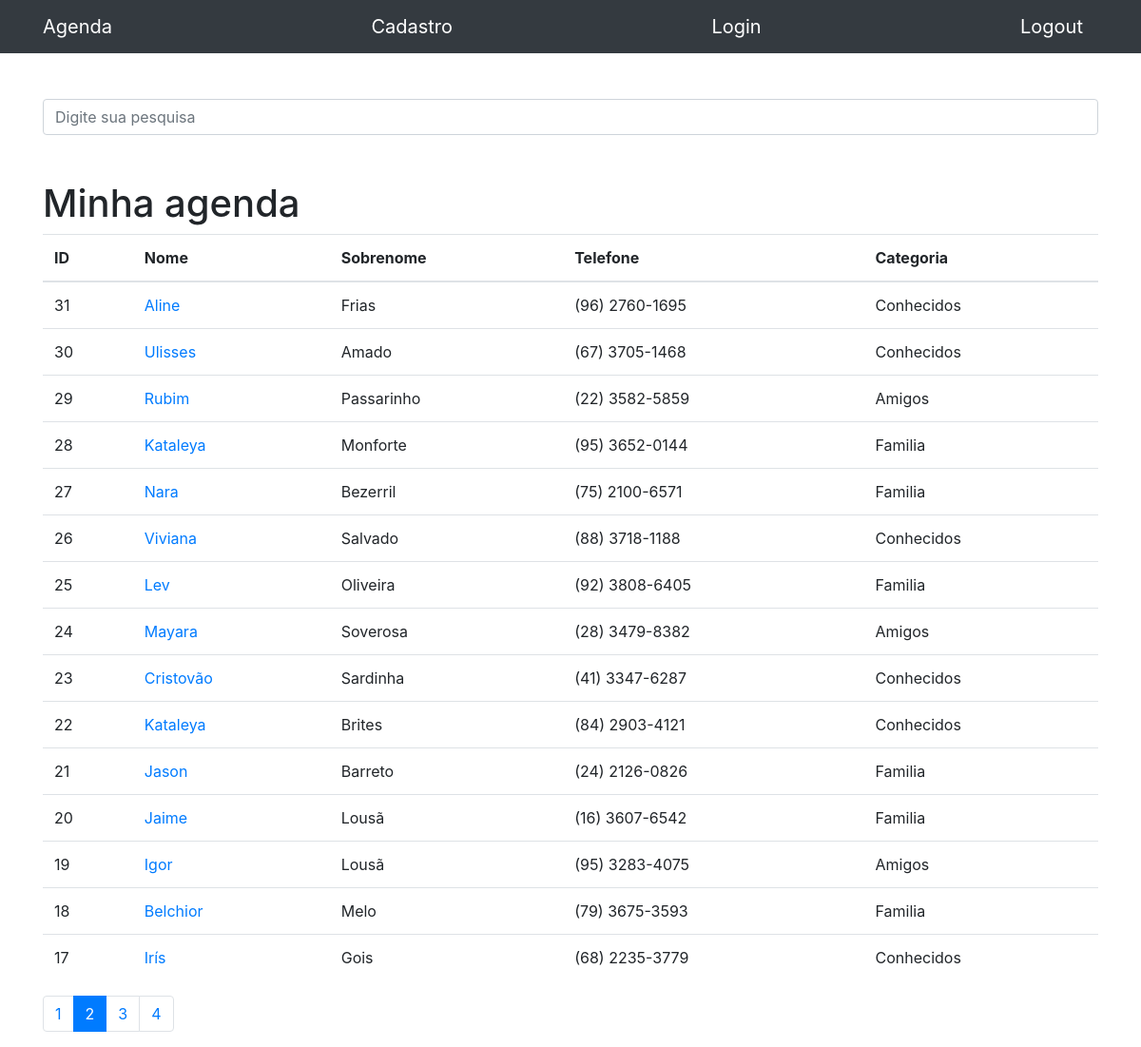
Page /?pages=2&termo= on the committed database.
### contatos/models.py (models this page shows, shortened)
class Contato(models.Model):
    nome = models.CharField(max_length=100)
    sobre_nome = models.CharField(max_length=100, blank=True)
    telefone = models.CharField(max_length=100)
    email = models.CharField(max_length=100, blank=True)
    data_criacao = models.DateTimeField(default=timezone.now)
    descricao = models.TextField(blank=True)
    categoria = models.ForeignKey(Categoria, on_delete=models.DO_NOTHING)
    mostrar = models.BooleanField(default=True)
    foto = models.ImageField(blank=True, upload_to='fotos/%Y/%m/')

class Categoria(models.Model):
    nome = models.CharField(max_length=100)
    def __str__(self):
        return self.nome

### contatos/views.py (the view)
# urls.py: path('', views.index, name='index'),
def index(request):
    contatos = Contato.objects.order_by('-id').filter(
        mostrar=True
    )
    paginator = Paginator(contatos, 15)
    page = request.GET.get('pages')
    contatos = paginator.get_page(page)
    return render(request, 'contatos/index.html', {
        'contatos': contatos
    })

### contatos/templates/contatos/index.html
{% extends 'base.html'%}
{%block conteudo%}
    <h1 class="mt-5">Minha agenda</h1>
    <table class="table">
        <thead>
            <tr>
            <th>ID</th>
            <th>Nome</th>
            <th>Sobrenome</th>
            <th>Telefone</th>
            <th>Categoria</th>
            </tr>
        </thead>
        <tbody>
            {% for contato in contatos %}
                <tr>
                    <td>{{contato.id}}</td>
                    <td>
                        <a href="{% url 'show' contato.id %}">{{ contato.nome }}</a>
                    </td>
                    <td>{{ contato.sobre_nome }}</td>
                    <td>{{ contato.telefone }}</td>
                    <td>{{ contato.categoria }}</td>
                </tr>
            {% endfor %}
        </tbody>
    </table>
<nav aria-label="Page navigation example">
    <ul class="pagination">
        {% for pagina in contatos.paginator.page_range %}
            {% if contatos.number == pagina %}
                <li class="page-item active">
                    <a class="page-link" href="?pages={{pagina}}&termo={{request.GET.termo}}">{{pagina}}</a>
                </li>
            {% else %}
                <li class="page-item">
                    <a class="page-link" href="?pages={{pagina}}&termo={{request.GET.termo}}">{{pagina}}</a>
                </li>
            {% endif %}
        {% endfor %}
    </ul>
</nav>
{%endblock%}

### rows in the picture
Contato: id "31", nome "Aline", sobre_nome "Frias", telefone "(96) 2760-1695", categoria "Conhecidos"
Contato: id "30", nome "Ulisses", sobre_nome "Amado", telefone "(67) 3705-1468", categoria "Conhecidos"
Contato: id "29", nome "Rubim", sobre_nome "Passarinho", telefone "(22) 3582-5859", categoria "Amigos"
Contato: id "28", nome "Kataleya", sobre_nome "Monforte", telefone "(95) 3652-0144", categoria "Familia"
Contato: id "27", nome "Nara", sobre_nome "Bezerril", telefone "(75) 2100-6571", categoria "Familia"
Contato: id "26", nome "Viviana", sobre_nome "Salvado", telefone "(88) 3718-1188", categoria "Conhecidos"
Contato: id "25", nome "Lev", sobre_nome "Oliveira", telefone "(92) 3808-6405", categoria "Familia"
Contato: id "24", nome "Mayara", sobre_nome "Soverosa", telefone "(28) 3479-8382", categoria "Amigos"
Contato: id "23", nome "Cristovão", sobre_nome "Sardinha", telefone "(41) 3347-6287", categoria "Conhecidos"
Contato: id "22", nome "Kataleya", sobre_nome "Brites", telefone "(84) 2903-4121", categoria "Conhecidos"
Contato: id "21", nome "Jason", sobre_nome "Barreto", telefone "(24) 2126-0826", categoria "Familia"
Contato: id "20", nome "Jaime", sobre_nome "Lousã", telefone "(16) 3607-6542", categoria "Familia"
Contato: id "19", nome "Igor", sobre_nome "Lousã", telefone "(95) 3283-4075", categoria "Amigos"
Contato: id "18", nome "Belchior", sobre_nome "Melo", telefone "(79) 3675-3593", categoria "Familia"
Contato: id "17", nome "Irís", sobre_nome "Gois", telefone "(68) 2235-3779", categoria "Conhecidos"

### other values in the picture
{{ pagina }} "1" "3" "4"
{{ pagina }} "2"
